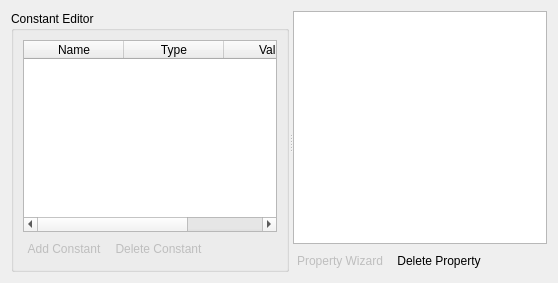
      <widget class="QWidget" name="propertyTab">
       <attribute name="icon">
        <iconset theme="formula">
         <normaloff>.</normaloff>.</iconset>
       </attribute>
       <attribute name="title">
        <string>Properties Editor</string>
       </attribute>
       <layout class="QHBoxLayout" name="horizontalLayout_4">
        <item>
         <widget class="QSplitter" name="splitter_4">
          <property name="orientation">
           <enum>Qt::Horizontal</enum>
          </property>
          <widget class="QSplitter" name="propSplitter">
           <property name="orientation">
            <enum>Qt::Vertical</enum>
           </property>
           <widget class="QGroupBox" name="constantsGroup">
            <property name="title">
             <string>Constant Editor</string>
            </property>
            <property name="flat">
             <bool>true</bool>
            </property>
            <layout class="QVBoxLayout" name="verticalLayout_8">
             <item>
              <widget class="QTableWidget" name="constantsTable">
               <property name="toolTip">
                <string>&lt;html&gt;&lt;head/&gt;&lt;body&gt;&lt;p&gt;&lt;span style=&quot; font-weight:600;&quot;&gt;Constant Editor&lt;/span&gt;&lt;/p&gt;&lt;p&gt;The Constant Editor allows you to specify constants which are not specified in the PRISM file to be included at runtime. This lets you use the same PRISM model file to check multiple types of models.&lt;/p&gt;&lt;p&gt;You can specify any constant name, and if the constant does not exist in the PRISM model it will be ignored.&lt;/p&gt;&lt;/body&gt;&lt;/html&gt;</string>
               </property>
               <property name="statusTip">
                <string>Constants, including undefined constants.</string>
               </property>
               <property name="whatsThis">
                <string>&lt;html&gt;&lt;head/&gt;&lt;body&gt;&lt;p&gt;The constants editor allows you to edit constants defined at runtime.&lt;/p&gt;&lt;/body&gt;&lt;/html&gt;</string>
               </property>
               <property name="alternatingRowColors">
                <bool>true</bool>
               </property>
               <column>
                <property name="text">
                 <string>Name</string>
                </property>
               </column>
               <column>
                <property name="text">
                 <string>Type</string>
                </property>
               </column>
               <column>
                <property name="text">
                 <string>Value</string>
                </property>
               </column>
              </widget>
             </item>
             <item>
              <layout class="QHBoxLayout" name="constantsButtonGroup">
               <item>
                <widget class="QPushButton" name="addConstantButton">
                 <property name="enabled">
                  <bool>false</bool>
                 </property>
                 <property name="text">
                  <string>Add Constant</string>
                 </property>
                 <property name="icon">
                  <iconset theme="add">
                   <normaloff>.</normaloff>.</iconset>
                 </property>
                 <property name="flat">
                  <bool>true</bool>
                 </property>
                </widget>
               </item>
               <item>
                <widget class="QPushButton" name="deleteConstantButton">
                 <property name="enabled">
                  <bool>false</bool>
                 </property>
                 <property name="text">
                  <string>Delete Constant</string>
                 </property>
                 <property name="icon">
                  <iconset theme="delete">
                   <normaloff>.</normaloff>.</iconset>
                 </property>
                 <property name="flat">
                  <bool>true</bool>
                 </property>
                </widget>
               </item>
               <item>
                <spacer name="horizontalSpacer_2">
                 <property name="orientation">
                  <enum>Qt::Horizontal</enum>
                 </property>
                 <property name="sizeHint" stdset="0">
                  <size>
                   <width>40</width>
                   <height>20</height>
                  </size>
                 </property>
                </spacer>
               </item>
              </layout>
             </item>
            </layout>
           </widget>
          </widget>
          <widget class="QWidget" name="layoutWidget">
           <layout class="QVBoxLayout" name="propertySideVBox">
            <item>
             <widget class="stamina::gui::addons::CodeEditor" name="propertiesEditor">
              <property name="font">
               <font>
                <family>Noto Sans Mono</family>
               </font>
              </property>
              <property name="toolTip">
               <string>&lt;html&gt;&lt;head/&gt;&lt;body&gt;&lt;p&gt;&lt;span style=&quot; font-weight:600;&quot;&gt;Properties Editor&lt;/span&gt;&lt;/p&gt;&lt;p&gt;The Properties Editor allows you to edit CSL or PCTL properties that can be checked against your PRISM model.&lt;/p&gt;&lt;/body&gt;&lt;/html&gt;</string>
              </property>
              <property name="statusTip">
               <string>The properties file, in PRISM CSL or PCTL syntax.</string>
              </property>
             </widget>
            </item>
            <item>
             <layout class="QHBoxLayout" name="propertyButtons">
              <item>
               <widget class="QPushButton" name="propertyWizardButton">
                <property name="enabled">
                 <bool>false</bool>
                </property>
                <property name="text">
                 <string>Property Wizard</string>
                </property>
                <property name="icon">
                 <iconset theme="add">
                  <normaloff>.</normaloff>.</iconset>
                </property>
                <property name="default">
                 <bool>false</bool>
                </property>
                <property name="flat">
                 <bool>true</bool>
                </property>
               </widget>
              </item>
              <item>
               <widget class="QPushButton" name="deletePropertyButton">
                <property name="text">
                 <string>Delete Property</string>
                </property>
                <property name="icon">
                 <iconset theme="delete">
                  <normaloff>.</normaloff>.</iconset>
                </property>
                <property name="flat">
                 <bool>true</bool>
                </property>
               </widget>
              </item>
              <item>
               <spacer name="horizontalSpacer">
                <property name="orientation">
                 <enum>Qt::Horizontal</enum>
                </property>
                <property name="sizeHint" stdset="0">
                 <size>
                  <width>40</width>
                  <height>20</height>
                 </size>
                </property>
               </spacer>
              </item>
             </layout>
            </item>
           </layout>
          </widget>
         </widget>
        </item>
       </layout>
      </widget>
